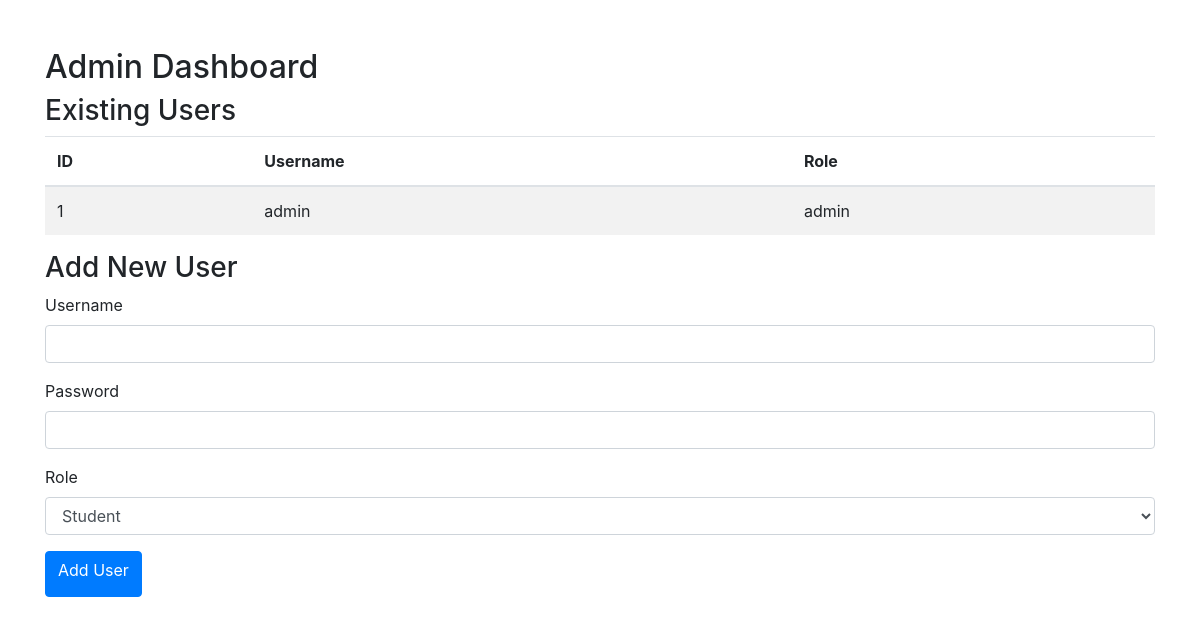
Page /admin (signed in) on the earlier database version.
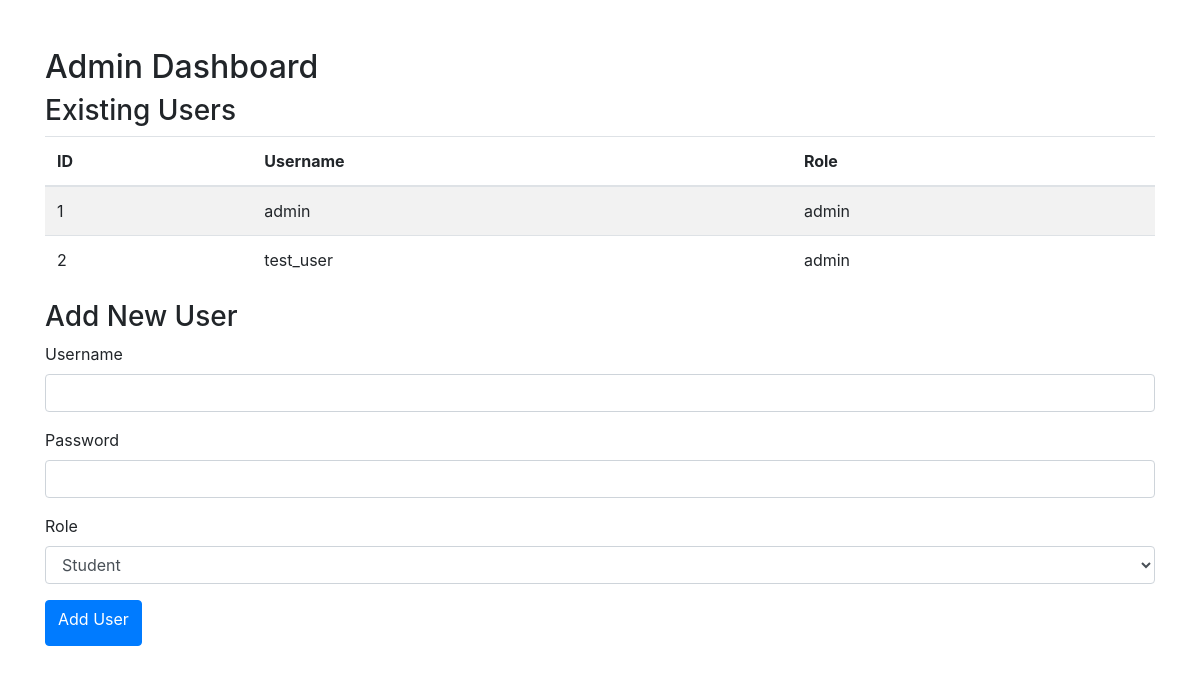
Same page on the later database version.
### app/models.py (models this page shows)
class User(UserMixin, db.Model):
    id = db.Column(db.Integer, primary_key=True)
    username = db.Column(db.String(150), unique=True, nullable=False)
    password = db.Column(db.String(150), nullable=False)
    role = db.Column(db.String(50), nullable=False)  # 'admin', 'teacher', 'student'

### app/routes.py (the view)
@bp.route('/admin', methods=['GET', 'POST'])
@login_required
def admin_dashboard():
    if current_user.role != 'admin':
        flash('You do not have permission to access this page.')
        return redirect(url_for('main.index'))
    users = User.query.all()
    form = UserForm()
    if form.validate_on_submit():
        new_user = User(username=form.username.data, password=form.password.data, role=form.role.data)
        db.session.add(new_user)
        db.session.commit()
        flash('User created successfully!')
        return redirect(url_for('main.admin_dashboard'))
    return render_template('admin_dashboard.html', users=users, form=form)

### app/forms.py
class UserForm(FlaskForm):
    username = StringField('Username', validators=[DataRequired(), Length(min=4, max=150)])
    password = PasswordField('Password', validators=[DataRequired()])
    role = SelectField('Role', choices=[('student', 'Student'), ('teacher', 'Teacher'), ('admin', 'Admin')])
    submit = SubmitField('Add User')

### app/__init__.py (called while the page is built)
def create_app():
    app = Flask(__name__)
    app.config['SECRET_KEY'] = 'your_secret_key'
    app.config['SQLALCHEMY_DATABASE_URI'] = 'sqlite:///app.db'
    app.config['SQLALCHEMY_TRACK_MODIFICATIONS'] = False
    db.init_app(app)
    login_manager.init_app(app)
    with app.app_context():
        try:
            from . import models  # Importuj modele
            print("Import modeli zakończony.")
            db.create_all()  # Tworzenie tabel w bazie danych
            print("Tabele zostały utworzone.")
        except Exception as e:
            print(f"Błąd podczas inicjalizacji bazy danych: {e}")
    from .routes import bp as routes_bp
    app.register_blueprint(routes_bp)  # Rejestracja blueprintu
    @login_manager.user_loader
    def load_user(user_id):
        return models.User.query.get(int(user_id))  # Odwołanie do `models.User` bezpośrednio
    return app

### app/templates/admin_dashboard.html (shortened to what this page needs)
<!DOCTYPE html>
<html lang="en">
<head>
    <link href="https://stackpath.bootstrapcdn.com/bootstrap/4.5.2/css/bootstrap.min.css" rel="stylesheet">
</head>
<body>
    <div class="container mt-5">
        <h2>Admin Dashboard</h2>
        <h3>Existing Users</h3>
        <table class="table table-striped">
            <thead>
                <tr>
                    <th>ID</th>
                    <th>Username</th>
                    <th>Role</th>
                </tr>
            </thead>
            <tbody>
                {% for user in users %}
                <tr>
                    <td>{{ user.id }}</td>
                    <td>{{ user.username }}</td>
                    <td>{{ user.role }}</td>
                </tr>
                {% endfor %}
            </tbody>
        </table>
        <h3>Add New User</h3>
        <form method="POST">
            <div class="form-group">
                {{ form.username.label }} {{ form.username(class="form-control") }}
            </div>
            <div class="form-group">
                {{ form.password.label }} {{ form.password(class="form-control") }}
            </div>
            <div class="form-group">
                {{ form.role.label }} {{ form.role(class="form-control") }}
            </div>
            <button type="submit" class="btn btn-primary">{{ form.submit.label }}</button>
        </form>
    </div>
</body>
</html>

Differences in the rows shown:
added User: id "2", username "test_user", role "admin"
